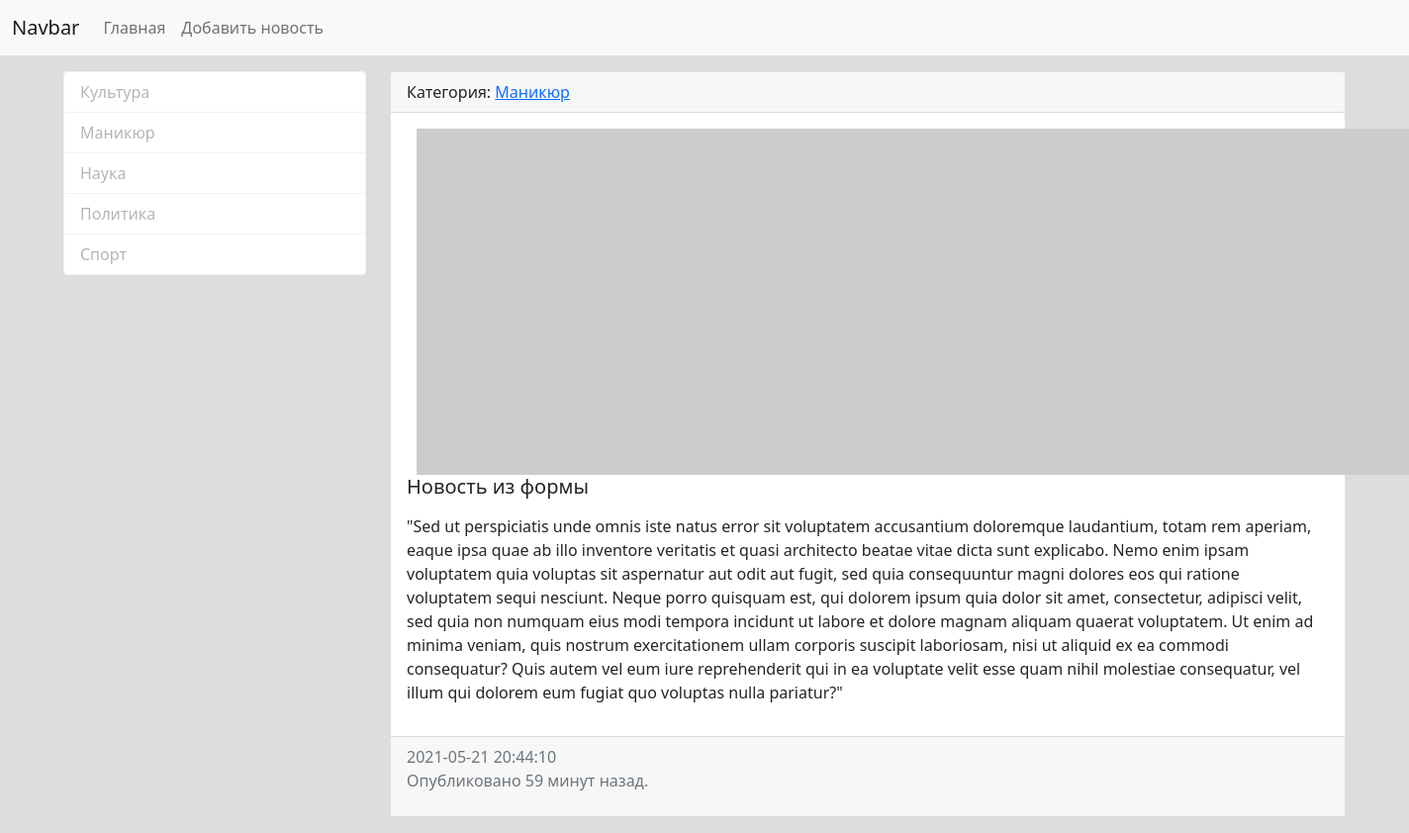
Page /news/news/13/ on the committed database.
### news/models.py (models this page shows, shortened)
class Category(models.Model):
    category_name = models.CharField(max_length=150, db_index=True, verbose_name='Наименование категории')
    def get_absolute_url(self):
        return reverse('news:category', kwargs={'category_pk': self.pk})
    def __str__(self):
        return self.category_name
    class Meta:
        verbose_name = 'Категория'
        verbose_name_plural = 'Категории'
        ordering = ['category_name']

class News(models.Model):
    title = models.CharField(max_length=150, verbose_name='Заголовок')
    content = models.TextField(blank=True, verbose_name='Контент')
    created_at = models.DateTimeField(auto_now_add=True, verbose_name='Дата публикации')
    updated_at = models.DateTimeField(auto_now=True, verbose_name='Обновлено')
    photo = models.ImageField(upload_to='photo/%Y/%m/%d', blank=True)
    is_published = models.BooleanField(default=True, verbose_name='Опубликовано')
    category = models.ForeignKey('Category', on_delete=models.PROTECT, verbose_name='Категория')
    class Meta:
        verbose_name = 'Новость'
        verbose_name_plural = 'Новости'
        ordering = ['created_at']

### news/views.py (the view)
# urls.py: path('news/<int:news_pk>/', views.view_news, name='view_news'),
def view_news(request, news_pk):
    news_item = get_object_or_404(News, pk=news_pk)
    context = {'news_item': news_item}
    return render(request, 'news/view_news.html', context)

### news/templatetags/news_tags.py (called while the page is built)
@register.inclusion_tag('news/list_categories.html')
def show_categories(arg1='Hello', arg2='world.'):
    categories = Category.objects.all()
    return {'categories': categories, 'arg1': arg1, 'arg2':arg2 }

### news/templates/news/view_news.html (shortened to what this page needs)
{% extends 'base.html' %}
{% block sidebar %}
{% include 'inc/_sidebar.html' %}
{% endblock %}
{% block content %}
<div class="card mb-3">
    <div class="card-header">
        Категория: <a href="{{ news_item.category.get_absolute_url }}">{{ news_item.category }}</a>
    </div>
    <div class="card-body">
        <div class="media">
            {% if news_item.photo %}
            <img src="{{ news_item.photo.url }}" alt="" width="350" align="left" hspace="10" class="mr-3">
            {% else %}
            <img src="https://picsum.photos/id/1060/350/235/?blur=2" align="left" hspace="10" alt=""
                 class="mr-3">
            {% endif %}
            <div class="media-body">
                <h5 class="card-title">{{ news_item.title }}</h5>
                <p class="card-text">{{ news_item.content|safe|linebreaks }}</p>
            </div>
        </div>
    </div>
    <div class="card-footer text-muted">
        {{ news_item.created_at|date:"Y-m-d H:i:s" }}
        <p> Опубликовано {{ news_item.created_at|timesince }} назад. </p>
    </div>
</div>
{% endblock %}

### news/templates/news/list_categories.html
<div class="list-group">
    {% for item in categories %}
    <a href="{{ item.get_absolute_url }}" class="list-group-item list-group-item-action active"
       aria-current="true">{{ item.category_name }} </a>
    {% endfor %}
</div>

### mynews/static/css/style.css (style rules this page uses)
body { background-color: #dddddd; }
.list-group-item.active { z-index: 2; color: #b5b5b5; background-color: #ffffff; border-color: #f3f3f3; }

### rows in the picture
Category: category_name "Культура"
Category: category_name "Маникюр"
Category: category_name "Наука"
Category: category_name "Политика"
Category: category_name "Спорт"
News: category "Маникюр", title "Новость из формы", content "\"Sed ut perspiciatis unde omnis iste natus error sit voluptatem accusantium doloremque laudantium, totam rem aperiam, eaque ipsa quae ab illo inventore veritatis et quasi architecto beatae vitae dicta sunt explicabo. Nemo enim ipsam voluptatem quia voluptas sit aspernatur aut odit aut fugit, sed quia consequuntur magni dolores eos qui ratione voluptatem sequi nesciunt. Neque porro quisquam est, qui dolorem ipsum quia dolor sit amet, consectetur, adipisci velit, sed quia non numquam eius modi tempora incidunt ut labore et dolore magnam aliquam quaerat voluptatem. Ut enim ad minima veniam, quis nostrum exercitationem ullam corporis suscipit laboriosam, nisi ut aliquid ex ea commodi…", created_at "2021-05-21 20:44:10", created_at "59 минут"
